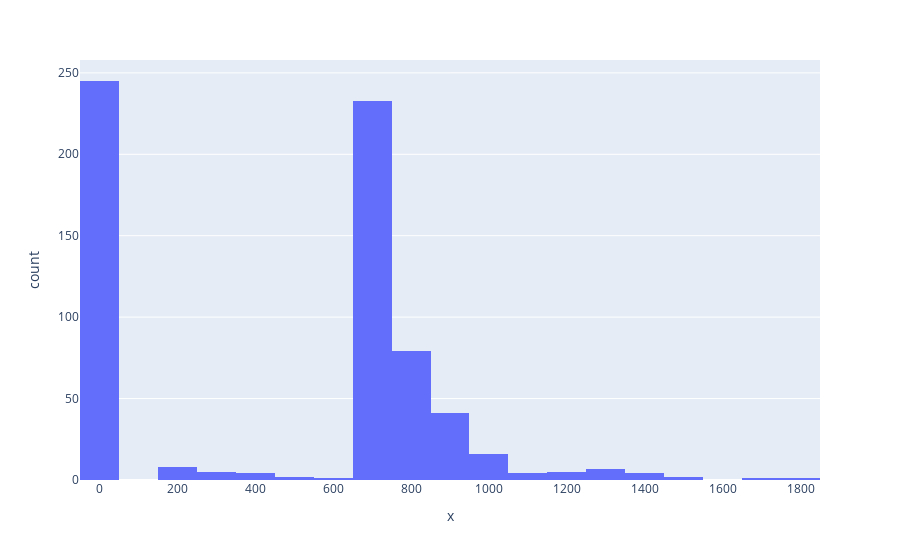

Notebook source saved alongside this figure:
### Code cell
bedrooms = px.histogram(
    x=df["land_size"],
)

bedrooms.show()

### Figure 1 — Plotly figure (JSON) as saved in the notebook; plotly's stock layout.template omitted (floating-point values rounded to 4 significant figures; data arrays with more than 128 entries replaced by an {"elided": "..."} marker saying what was removed)
{"data": [{"alignmentgroup": "True", "bingroup": "x", "hovertemplate": "x=%{x}<br>count=%{y}<extra></extra>", "legendgroup": "", "marker": {"color": "#636efa", "pattern": {"shape": ""}}, "name": "", "offsetgroup": "", "orientation": "v", "showlegend": false, "type": "histogram", "x": {"elided": "658 float values"}, "xaxis": "x", "yaxis": "y"}], "layout": {"barmode": "relative", "legend": {"tracegroupgap": 0}, "margin": {"t": 60}, "xaxis": {"anchor": "y", "domain": [0, 1], "title": {"text": "x"}}, "yaxis": {"anchor": "x", "domain": [0, 1], "title": {"text": "count"}}}}
